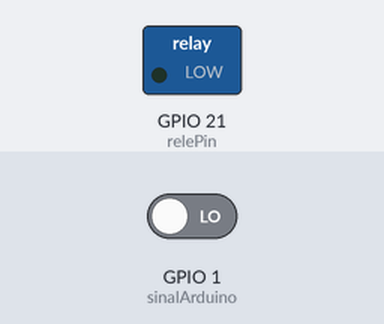
Bench run of a sketch on a simulated ESP32. Parts: switched loads named in the sketch (green lamp = pin HIGH). The inputs (shaded band) are chosen by the test bench; at power-on: GPIO 1 (sinalArduino) LOW. WiFi joins after 1.5 s; servers stay silent unless stated; no MQTT or app messages arrive unless stated; what the sketch prints to the serial monitor is not drawn.

Above: at 3.2 s.
3.3 s: GPIO 1 (sinalArduino) driven HIGH
At 4.7 s:
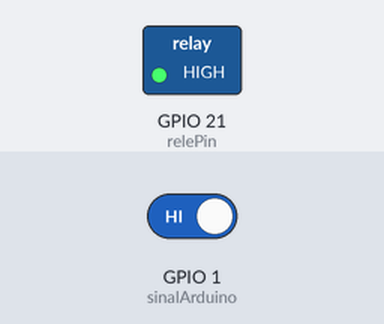
7.8 s: GPIO 1 (sinalArduino) driven LOW
At 8.2 s:
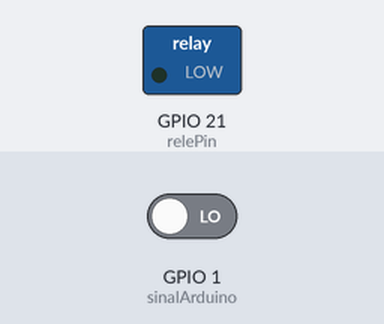
Timing chart, 0 to 10.8 s (numbered marks = the images above; inputs shaded):
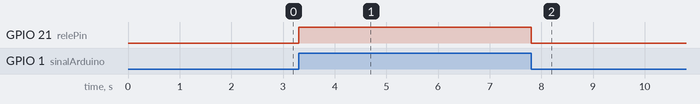

The sketch:

main_esp32.ino
```cpp
#include <WiFi.h>
#include <PubSubClient.h>
#include <WiFiClientSecure.h> // Inclua a biblioteca para conexões seguras

// Defina suas credenciais Wi-Fi
const char* ssid = "2G_THIAGO_PAULA";
const char* password = "paulathiago";

// Configurações do MQTT
const char* mqttServer = "b05beca6be804759848c6b9c2353faba.s1.eu.hivemq.cloud"; // URL do broker
const int mqttPort = 8883; // Porta para conexões seguras
const char* mqttTopic = "esp32/lixeira"; // Tópico para receber mensagens
const char* notificationTopic = "esp32/notificacao"; // Tópico para enviar notificações

// Credenciais do MQTT
const char* mqttUser = "kaorintou"; // Nome de usuário MQTT
const char* mqttPassword = "Meronpan@96"; // Senha MQTT

WiFiClientSecure espClient; // Use WiFiClientSecure para conexões seguras
PubSubClient client(espClient);

// Pinos do ESP32
const int sinalArduino = 1; // Pino que recebe sinal do Arduino
const int relePin = 21; // Pino que controla o relé

void setup() {
  // Inicializa o Serial Monitor
  Serial.begin(115200);

  // Configura os pinos
  pinMode(sinalArduino, INPUT); // Configura o pino de sinal como entrada
  pinMode(relePin, OUTPUT); // Configura o pino do relé como saída
  digitalWrite(relePin, LOW); // Garante que o relé comece desligado

  // Conecta ao Wi-Fi
  WiFi.begin(ssid, password);
  while (WiFi.status() != WL_CONNECTED) {
    delay(1000);
    Serial.println("Conectando ao Wi-Fi...");
  }
  Serial.println("Conectado ao Wi-Fi!");

  // Configura o cliente MQTT
  espClient.setInsecure(); // Ignora a verificação de certificado para conexões inseguras
  client.setServer(mqttServer, mqttPort);
  client.setCallback(callback); // Define a função de callback para mensagens recebidas
}

void loop() {
  if (!client.connected()) {
    reconnect(); // Tenta reconectar se não estiver conectado
  }
  client.loop(); // Mantém a conexão MQTT ativa

  // Verifica se o sinal do Arduino está alto
  if (digitalRead(sinalArduino) == HIGH) {
    digitalWrite(relePin, HIGH); // Ativa o relé
    Serial.println("Relé ativado!");
  } else {
    digitalWrite(relePin, LOW); // Desativa o relé
  }
}

// Função de reconexão ao MQTT
void reconnect() {
  while (!client.connected()) {
    Serial.print("Conectando ao MQTT...");
    if (client.connect("ESP32Client", mqttUser, mqttPassword)) { // Insira suas credenciais MQTT
      Serial.println("conectado!");
      client.subscribe(mqttTopic); // Inscreve-se no tópico
    } else {
      Serial.print("Falha na conexão, rc=");
      Serial.print(client.state());
      delay(2000);
    }
  }
}

// Função de callback chamada quando uma mensagem é recebida
void callback(char* topic, byte* message, unsigned int length) {
  String msg;
  for (int i = 0; i < length; i++) {
    msg += (char)message[i];
  }
  Serial.print("Mensagem recebida: ");
  Serial.println(msg);

  // Enviar notificação se a mensagem for "lixeira cheia"
  if (msg == "lixeira cheia") {
    String notification = "Notificação: A lixeira está cheia!";
    client.publish(notificationTopic, notification.c_str()); // Envia a notificação
    Serial.println("Notificação enviada: A lixeira está cheia!");
  }
}
```

Measured:
- after the input at 3.3 s, GPIO 21 (relePin): LOW → HIGH at once
- after the input at 7.8 s, GPIO 21 (relePin): HIGH → LOW at once
